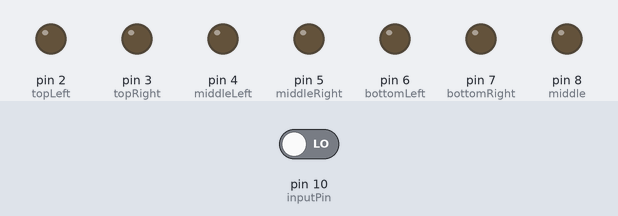
This sketch was run on a simulated Arduino Uno, built with avr-gcc and run on an emulated ATmega328P. On the bench: output pins drawn as LEDs (lit = HIGH). Inputs (shaded band) come from the test bench; at power-on: pin 10 (inputPin) LOW. Random numbers use the default seed unless the sketch sets one.

Above: at 1.2 s.
1.3 s: pin 10 (inputPin) driven HIGH
At 6.8 s:
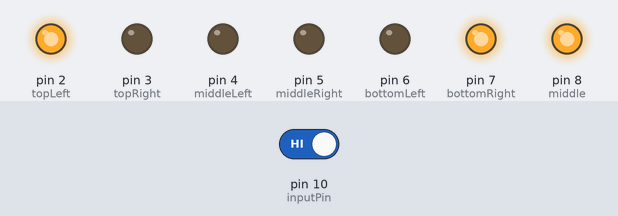
At 18.0 s:
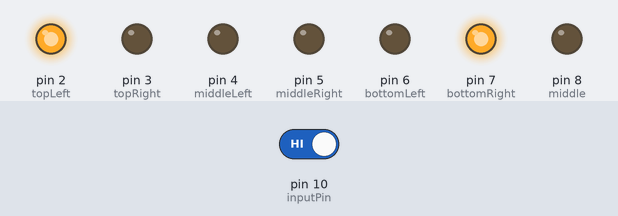
Timing chart, 0 to 29.8 s (numbered marks = the images above; inputs shaded):
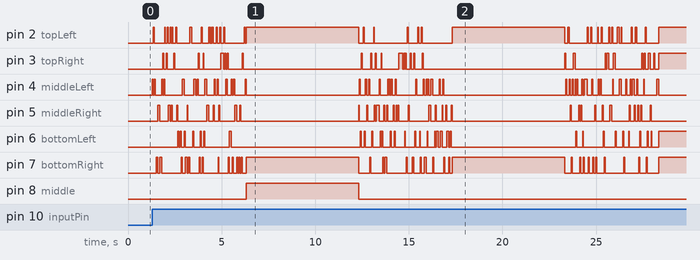

The sketch:

ElectronicDice_Sketch1.ino
```cpp
// 10/17/2017, by Hosamov
// "Electronic Dice"

// LED pins & Placement:
int topLeft = 2;
int topRight = 3;
int middleLeft = 4;
int middle = 8;
int middleRight = 5;
int bottomLeft = 6;
int bottomRight = 7;

// Controller
int trigger = 0;

// Define variable for controlling random() function
long r;

//Button pin:
int inputPin = 10;

void setup() {
  randomSeed(analogRead(0));  //Ensure the code has a random seed to work with

  // Declare LED pins as outputs
  pinMode(topLeft, OUTPUT);
  pinMode(topRight, OUTPUT);
  pinMode(middleLeft, OUTPUT);
  pinMode(middle, OUTPUT);
  pinMode(middleRight, OUTPUT);
  pinMode(bottomLeft, OUTPUT);
  pinMode(bottomRight, OUTPUT);

  // Declare button pin as an input
  pinMode(inputPin, INPUT);
}

void loop() {
  if (digitalRead(inputPin) == HIGH && trigger == 0) {  // Cross-check the button with the controller variable
    trigger = 1;                                        // Set controller("trigger") variable to value of 1 so code within if statement can continue to run
    r = random(1, 7);                                   // Get a random number between 1 and 7

    // Rolling effect:
    int rolling;
    for (rolling = 0; rolling < 100; rolling++) {       // Roll through the dice 100 times, randomly, before landing on the final number
    randomRoll(50);                                     // Call on randomRoll() function. Set delay.
    }


    if (r == 1) {
      one();
    }
    if (r == 2) {
      two();
    }
    if (r == 3) {
      three();
    }
    if (r == 4) {
      four();
    }
    if (r == 5) {
      five();
    }
    if (r == 6) {
      six();
    }
    delay(6000);
    clearPins();
    trigger = 0;
  }
}

// Set all OUTPUT pins to LOW when this function is called
void clearPins() {
  digitalWrite(topLeft, LOW);
  digitalWrite(topRight, LOW);
  digitalWrite(middleLeft, LOW);
  digitalWrite(middle, LOW);
  digitalWrite(middleRight, LOW);
  digitalWrite(bottomLeft, LOW);
  digitalWrite(bottomRight, LOW);
}

void one() {
  digitalWrite(middle, HIGH);
}

void two() {
  digitalWrite(topLeft, HIGH);
  digitalWrite(bottomRight, HIGH);
}

void three() {
  digitalWrite(topLeft, HIGH);
  digitalWrite(middle, HIGH);
  digitalWrite(bottomRight, HIGH);
}

void four() {
  digitalWrite(topLeft, HIGH);
  digitalWrite(topRight, HIGH);
  digitalWrite(bottomLeft, HIGH);
  digitalWrite(bottomRight, HIGH);
}

void five() {
  digitalWrite(topLeft, HIGH);
  digitalWrite(topRight, HIGH);
  digitalWrite(middle, HIGH);
  digitalWrite(bottomLeft, HIGH);
  digitalWrite(bottomRight, HIGH);
}

void six() {
  digitalWrite(topLeft, HIGH);
  digitalWrite(topRight, HIGH);
  digitalWrite(middleLeft, HIGH);
  digitalWrite(middleRight, HIGH);
  digitalWrite(bottomLeft, HIGH);
  digitalWrite(bottomRight, HIGH);
}

// Rolling effect
void randomRoll(int roll) {
  int r;
  r = random(1, 8);
  digitalWrite(r, HIGH);
  if (roll > 0) {
    delay(roll);
  }
  else if (roll == 0) {
    do {}
    while (1);
  }
  digitalWrite(r, LOW);
}
```

Measured:
- after the input at 1.3 s, pin 7 (bottomRight): LOW → HIGH after 0.20 s, → LOW 0.10 s later, → HIGH 0.10 s later, → LOW 0.10 s later, … (71 changes in this stretch); pin 8 (middle): LOW → HIGH after 5.0 s, → LOW 6.0 s later
